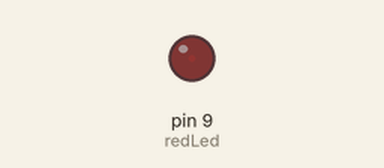
The sketch below on a simulated Arduino Uno, built with avr-gcc and run on an emulated ATmega328P. Parts: output pins drawn as LEDs (lit = HIGH).

Above: at 0.05 s.
At 1.6 s:
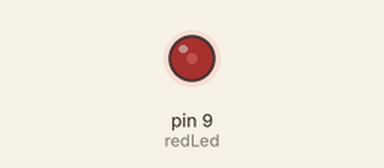
At 3.2 s:
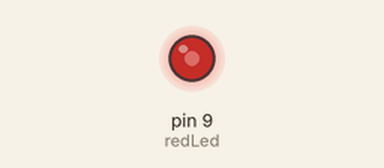
At 6.4 s:
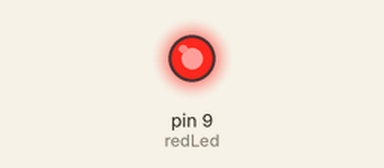
Timing chart, 0 to 8.3 s (numbered marks = the images above):
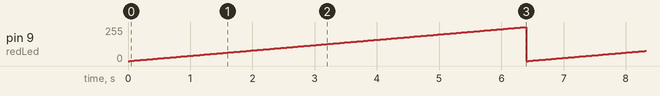

Measured:
- by itself, pin 9 (redLed): ramps from 0/255 to 255/255 and jumps back, once every 6.4 s

The sketch:

analog_write.ino
```cpp
int redLed = 9;

void setup() {
  pinMode(redLed, OUTPUT);
}

void loop() {
  for (int i = 0; i <= 255; i++){
    analogWrite(redLed, i);
    delay(25); // trust me, you'll get bored at 100, because after a certain point, the increase in brightness becomes less noticable
    if (i == 255){
      analogWrite(redLed, 0);
      i = 0;
      break;
    }
  }
}
```
